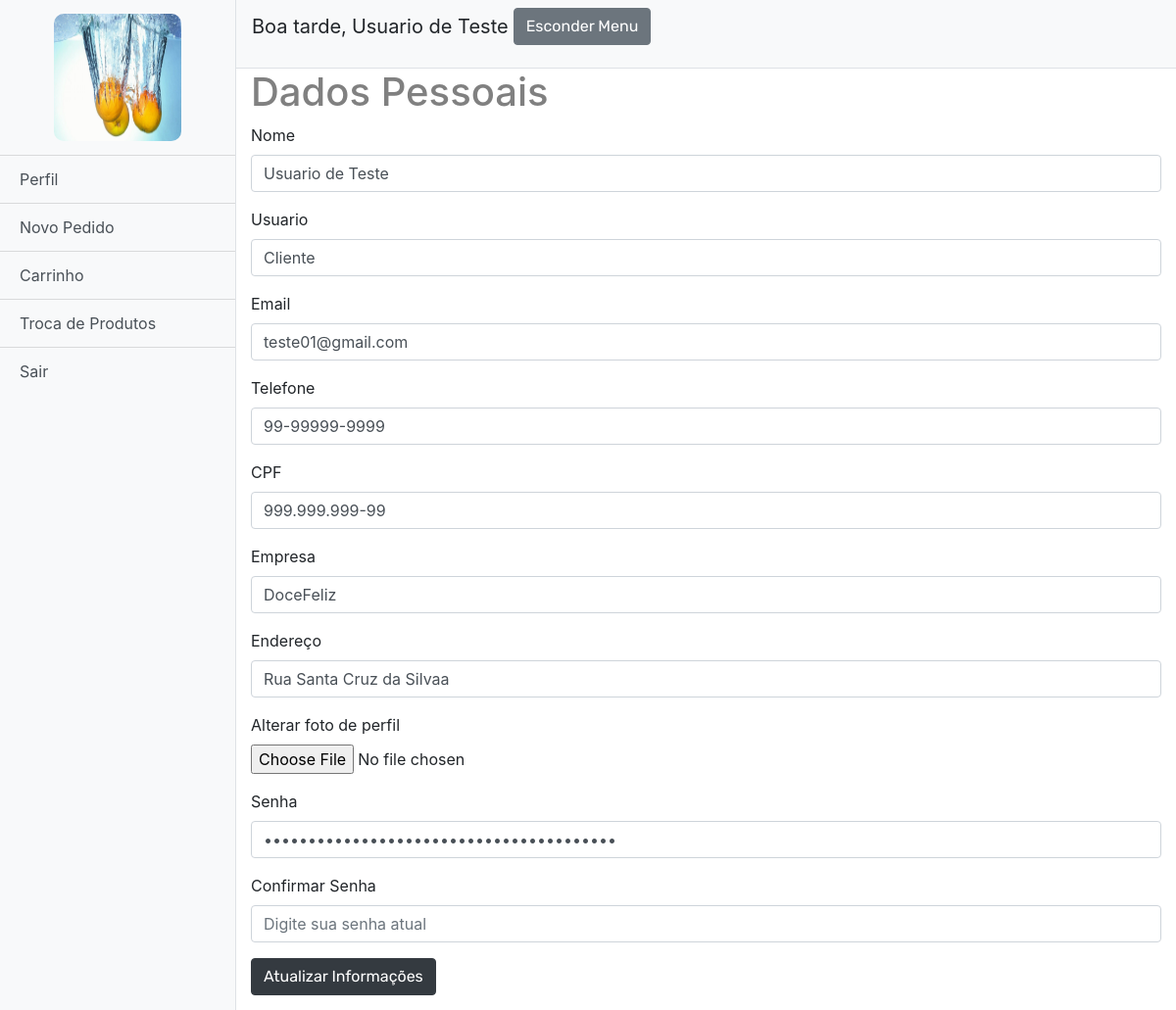
Page /perfilCliente.php (signed in) on the committed database.
### tables this page shows
CREATE TABLE `cadastro` (
  `id_usuario` int(11) NOT NULL,
  `nome` varchar(100) NOT NULL,
  `cpf` varchar(14) NOT NULL,
  `usuario` varchar(30) NOT NULL,
  `email` varchar(100) NOT NULL,
  `cidade` varchar(255) DEFAULT 'São Paulo',
  `endereco` varchar(200) NOT NULL,
  `empresa` varchar(100) DEFAULT NULL,
  `senha` char(40) NOT NULL,
  `flag` int(11) NOT NULL DEFAULT '0',
  `telefone` varchar(15) NOT NULL,
  `imagem` varchar(40) NOT NULL
);

### perfilCliente.php (the view, shortened to what this page needs)
<?php
include_once 'php_action/db_connect.php';
?>
<!DOCTYPE html>
<html>
<head>
	<link rel="stylesheet" type="text/css" href="style/menu_profile.css">
	<link href="vendor/bootstrap/css/bootstrap.min.css" rel="stylesheet">
	<link rel="stylesheet" href="https://use.fontawesome.com/releases/v5.3.1/css/all.css">
</head>
<body>
	<div class="d-flex" id="wrapper">
		<div class="bg-light border-right" id="sidebar-wrapper">
			<?php
				$id = $_SESSION["id_usuario"];
				$query =  "SELECT * FROM cadastro WHERE id_usuario = '$id'";
				$listar = mysqli_query($connect,$query);
				while($dados=mysqli_fetch_array($listar)){
			?>
			<div class="sidebar-heading">
				<img class="image" src="uploads_perfil/<?php echo $dados['imagem'];?>">
			</div>
			<div class="list-group list-group-flush">
				<a href="perfilCliente.php" class="list-group-item list-group-item-action bg-light">Perfil</a>
				<a href="pedidosCliente.php" class="list-group-item list-group-item-action bg-light">Novo Pedido</a>
				<a href="carrinho.php" class="list-group-item list-group-item-action bg-light">Carrinho</a>
				<a href="trocaProdutos.php" class="list-group-item list-group-item-action bg-light">Troca de Produtos</a>
				<a href="php_action/sair.php" class="list-group-item list-group-item-action bg-light">Sair</a>
			</div>
		</div>
		<div id="page-content-wrapper">
			<nav class="navbar navbar-expand-lg navbar-light bg-light border-bottom">
				<p id="res"></p>
				<p id="name"><?php echo $dados['nome']?></p>
				<button class="btn btn-secondary" id="menu-toggle">Esconder Menu</button>
			</nav>
			<div class="container-fluid">
				<h1>
					Dados Pessoais
				</h1>
				<form action="php_action/operacoesPerfil.php" method="POST" enctype="multipart/form-data">
					<div class="form-group">
						<label>Nome</label>
						<input type="text" name="nome" required class="form-control" value="<?php echo $dados['nome']; ?>">
					</div>
					<div class="form-group">
						<label>Usuario</label>
						<input type="text" name="usuario" required class="form-control" value="<?php echo $dados['usuario']; ?>">
					</div>
					<div class="form-group">
						<label>Email</label>
						<input type="text" name="email" value="<?php echo $dados['email']; ?>" required class="form-control">
					</div>
					<div class="form-group">
						<label>Telefone</label>
						<input type="text" name="telefone" class="form-control"  required maxlength="13" OnKeyPress="formatar('##-#####-####',this)" value="<?php echo $dados['telefone']; ?>">
					</div>
					<div class="form-group">
						<label>CPF</label>
						<input type="text" name="cpf" required  class="form-control"  OnKeyPress="formatar('###.###.###-##',this)" maxlength="15" value="<?php echo $dados['cpf']; ?>">
					</div>
					<div class="form-group">
						<label>Empresa</label>
						<input type="text" name="empresa" required class="form-control" value="<?php echo $dados['empresa']; ?>">
					</div>
					<div class="form-group">
						<label>Endereço</label>
						<input type="text" name="endereco" required class="form-control" value="<?php echo $dados['endereco']; ?>">
					</div>
					<div class="form-group">
						<label>Alterar foto de perfil</label>
						<input type="file" class="form-control-file" name="img" >
					</div>
					<div class="form-group">
						<label>Senha</label>
						<input type="password" name="senha"  placeholder="Digite sua nova senha" class="form-control" value="<?php echo $dados['senha']; ?>">
					</div>
					<div class="form-group">
						<label>Confirmar Senha</label>
						<input type="password" name="confirmaSenha" placeholder="Digite sua senha atual" class="form-control" required>
					</div>
					<button type="submit" name="btn" class="btn btn-dark">
						Atualizar Informações
					</button>
					<?php
						}
					?>
				</form>
			</div>
		</div>
	</div>
</body>
</html>

### style/menu_profile.css (style rules this page uses)
body { overflow-x: hidden; }
#sidebar-wrapper { min-height: 100vh; margin-left: -15rem; -webkit-transition: margin .25s ease-out; -moz-transition: margin .25s ease-out; -o-transition: margin .25s ease-out; transition: margin .25s ease-out; }
#sidebar-wrapper .sidebar-heading { padding: 0.875rem 1.25rem; font-size: 1.2rem; }
#sidebar-wrapper .list-group { width: 15rem; }
#page-content-wrapper { min-width: 100vw; }
.btn { font-family: 'Rubik', sans-serif; margin-bottom: 15px; }
.image { transition: 0.5s; width: 130px; height: 130px; border-radius: 10px; margin-left: 35px; }
h1,h3 { color: grey; }
#name, #res { text-align: center; font-size: 20px; margin-right: 5px; }
@media (min-width: 768px) { #sidebar-wrapper { margin-left: 0; } }
@media (min-width: 768px) { #page-content-wrapper { min-width: 0; width: 100%; } }

### rows in the picture
cadastro: imagem (picture), nome "Usuario de Teste", usuario "Cliente", email "teste01@gmail.com", telefone "99-99999-9999", cpf "999.999.999-99", empresa "DoceFeliz", endereco "Rua Santa Cruz da Silvaa"
